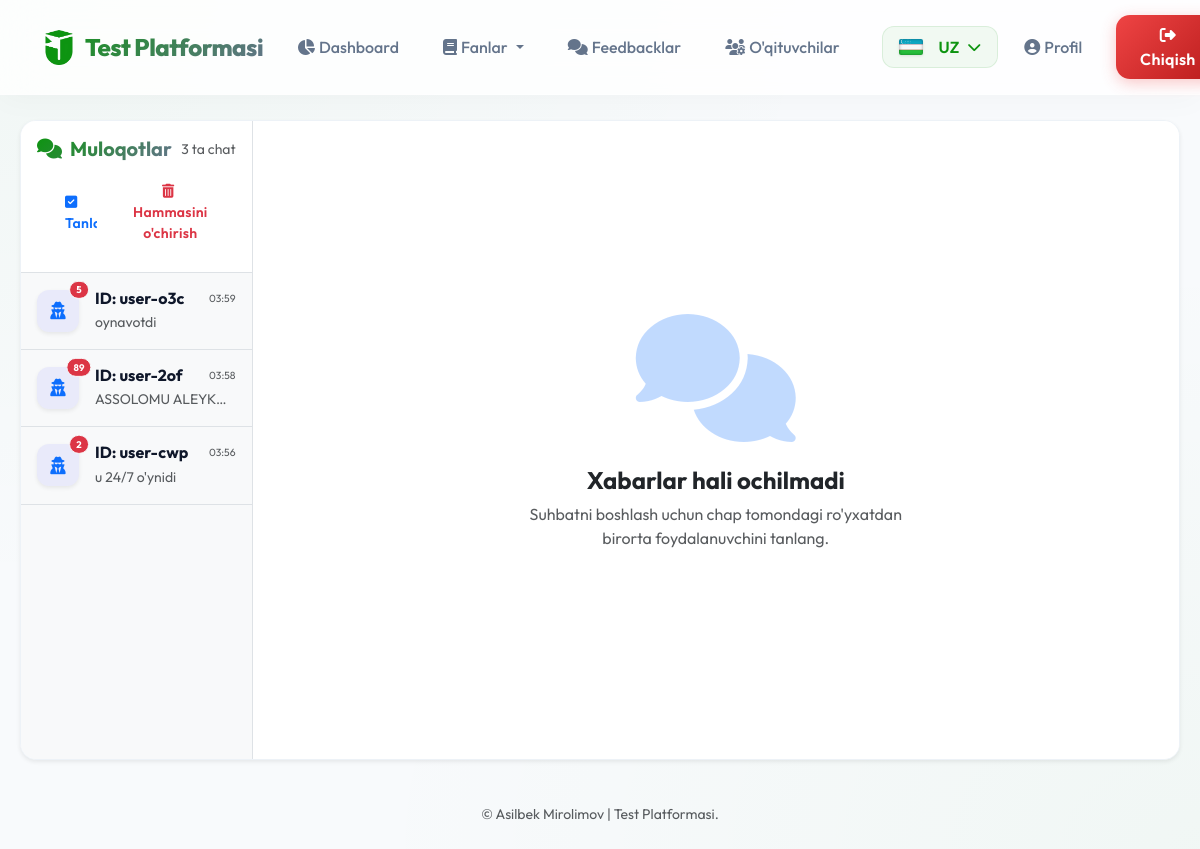
Screenshot of /admin/feedbacks (signed in) with the database file from the repository.
### models.py (models this page shows)
class Feedback(db.Model):
    id = db.Column(db.Integer, primary_key=True)
    user_uuid = db.Column(db.String(36), nullable=False)  # UUID for anonymity
    message = db.Column(db.Text, nullable=False)
    admin_response = db.Column(db.Text)
    sender = db.Column(db.String(10), default='student')  # 'student' | 'admin'
    text = db.Column(db.Text)
    is_read = db.Column(db.Boolean, default=False)
    created_at = db.Column(db.DateTime, default=datetime.utcnow)
    responded_at = db.Column(db.DateTime)

### routes/admin.py (the view)
@admin_bp.route('/feedbacks')
@admin_bp.route('/feedbacks/<user_uuid>')
@staff_required
def feedbacks(user_uuid=None):
    subquery = db.session.query(
        Feedback.user_uuid,
        func.max(Feedback.created_at).label('latest_msg')
    ).group_by(Feedback.user_uuid).subquery()
    conversations = db.session.query(Feedback).join(
        subquery, (Feedback.user_uuid == subquery.c.user_uuid) & (Feedback.created_at == subquery.c.latest_msg)
    ).order_by(Feedback.created_at.desc()).all()
    unread_counts = db.session.query(
        Feedback.user_uuid,
        func.count(Feedback.id)
    ).filter(Feedback.is_read == False).group_by(Feedback.user_uuid).all()
    unread_map = {u[0]: u[1] for u in unread_counts}
    active_messages = []
    if user_uuid:
        active_messages = Feedback.query.filter_by(user_uuid=user_uuid).order_by(Feedback.created_at.asc()).all()
        Feedback.query.filter_by(user_uuid=user_uuid, is_read=False).update({Feedback.is_read: True})
        db.session.commit()
    return render_template('admin_feedbacks.html',
                           conversations=conversations,
                           active_messages=active_messages,
                           active_uuid=user_uuid,
                           unread_map=unread_map)

### routes/admin.py (called while the page is built)
def staff_required(f):
    @wraps(f)
    def decorated_function(*args, **kwargs):
        is_ajax = request.headers.get('X-Requested-With') == 'XMLHttpRequest'
        if 'admin_id' not in session:
            if is_ajax or request.is_json:
                return jsonify({'success': False, 'error': _('Tizimga kirish talab qilinadi')}), 401
            return redirect(url_for('admin.login'))
        return f(*args, **kwargs)
    return decorated_function

@admin_bp.before_request
def require_login():
    if request.endpoint == 'admin.login':
        return
    if 'admin_id' not in session:
        return redirect(url_for('admin.login'))

### templates/admin_feedbacks.html (shortened to what this page needs)
{% extends "base.html" %}
{% block content %}
<div class="chat-wrapper bg-white shadow-sm rounded-4 overflow-hidden animate-fade-in">
    <div class="d-flex g-0 h-100">
        <div class="chat-sidebar border-end bg-light d-flex flex-column h-100" style="width:20%;min-width:220px;">
            <div class="p-3 border-bottom bg-white">
                <div class="d-flex align-items-center justify-content-between mb-2">
                    <h5 class="fw-bold mb-0 text-gradient d-flex align-items-center">
                        <i class="fas fa-comments me-2"></i> {{ _('Muloqotlar') }}
                    </h5>
                    <small class="text-muted">{{ conversations|length }} {{ _('ta chat') }}</small>
                </div>
                {% if session.admin_role == 'admin' %}
                <div class="d-flex gap-2">
                    <button type="button" class="btn btn-outline-primary btn-sm rounded-pill flex-grow-1" onclick="toggleSelectionMode()" id="selectModeBtn">
                        <i class="fas fa-check-square me-1"></i> {{ _('Tanlash') }}
                    </button>
                    <form method="post" action="{{ url_for('admin.clear_all_feedback') }}" class="flex-grow-1" onsubmit="return confirm('{{ _('Barcha chatlarni butunlay tozalab tashlamoqchimisiz? Bu amalni ortga qaytarib bolmaydi!') }}')">
                        <button type="submit" class="btn btn-outline-danger btn-sm rounded-pill w-100">
                            <i class="fas fa-trash-alt me-1"></i> {{ _('Hammasini o\'chirish') }}
                        </button>
                    </form>
                </div>
                {% endif %}
            </div>
            <div class="flex-grow-1 overflow-auto conversations-list">
                {% for conv in conversations %}
                <div class="d-flex align-items-center border-bottom conversation-item-wrapper">
                    <a href="{{ url_for('admin.feedbacks', user_uuid=conv.user_uuid) }}"
                        class="list-group-item list-group-item-action p-3 border-0 d-flex align-items-center gap-3 transition-all flex-grow-1 {{ 'active-conv' if active_uuid == conv.user_uuid }}">
                        <div class="avatar-wrapper position-relative">
                            <div class="avatar-circle bg-soft-primary text-primary shadow-sm">
                                <i class="fas fa-user-secret"></i>
                            </div>
                            {% if unread_map.get(conv.user_uuid) %}
                            <span
                                class="position-absolute top-0 start-100 translate-middle badge rounded-pill bg-danger border border-light animate-pulse"
                                style="font-size: 0.6rem;">
                                {{ unread_map.get(conv.user_uuid) }}
                            </span>
                            {% endif %}
                        </div>
                        <div class="flex-grow-1 overflow-hidden">
                            <div class="d-flex justify-content-between align-items-center mb-1">
                                <h6 class="fw-bold mb-0 text-truncate student-id">ID: {{ conv.user_uuid[:8] }}</h6>
                                <small class="text-muted" style="font-size: 0.65rem;">{{
                                    conv.created_at.strftime('%H:%M') }}</small>
                            </div>
                            <p class="small text-muted mb-0 text-truncate last-msg">{{ conv.text or conv.message or conv.admin_response }}</p>
                        </div>
                    </a>
                </div>
                {% else %}
                <div class="p-5 text-center text-muted">
                    <i class="fas fa-comment-slash fa-3x mb-3 opacity-25"></i>
                    <p class="small mb-0">{{ _('Hozircha chatlar yo\'q') }}</p>
                </div>
                {% endfor %}
            </div>
        </div>
        <div class="chat-main d-flex flex-column bg-white h-100" style="width:80%;">
            {% if active_uuid %}
            <div
                class="p-3 border-bottom d-flex align-items-center justify-content-between chat-header-sticky bg-white">
                <div class="d-flex align-items-center gap-3">
                    <div class="avatar-circle bg-soft-primary text-primary">
                        <i class="fas fa-user-secret"></i>
                    </div>
                    <div>
                        <h6 class="fw-bold mb-0">ID: {{ active_uuid }}</h6>
                        <small class="text-success d-flex align-items-center gap-1">
                            <span class="online-indicator"></span> {{ _('Aktiv') }}
                        </small>
                    </div>
                </div>
                {% if session.admin_role == 'admin' %}
                <div class="dropdown">
                    <button class="btn btn-light btn-sm rounded-circle" type="button" data-bs-toggle="dropdown">
                        <i class="fas fa-ellipsis-v"></i>
                    </button>
                    <ul class="dropdown-menu dropdown-menu-end shadow border-0">
                        <li>
                            <form method="post" action="{{ url_for('admin.clear_feedback', user_uuid=active_uuid) }}" onsubmit="return confirm('{{ _('Haqiqatan ham ushbu chatni tozalab tashlamoqchimisiz? Barcha xabarlar ochib ketadi.') }}')">
                                <button type="submit" class="dropdown-item text-danger w-100 text-start">
                                    <i class="fas fa-trash-alt me-2"></i> {{ _('Tozalash') }}
                                </button>
                            </form>
                        </li>
                    </ul>
                </div>
                {% endif %}
            </div>
            <div class="flex-grow-1 p-4 overflow-auto chat-container" id="chatMessages">
                {% for msg in active_messages %}
                    {% set sender = msg.sender or 'student' %}
                    {% set text = msg.text or (msg.message if sender == 'student' else msg.admin_response) %}
                    {% if sender == 'admin' %}
                    <div class="message-group admin-message mb-3">
                        <div class="d-flex align-items-end gap-2 justify-content-end w-100">
                            <div class="message-bubble admin-bubble px-3 py-2 rounded-4 shadow-sm text-white bg-primary">
                                <div class="message-content">{{ text }}</div>
                                <div class="message-meta text-end mt-1">
                                    <small class="text-white-50">{{ msg.created_at.strftime('%H:%M, %d-%m') }}</small>
                                </div>
                            </div>
                        </div>
                    </div>
                    {% else %}
                    <div class="message-group student-message mb-3">
                        <div class="d-flex align-items-end gap-2 justify-content-start w-100">
                            <div class="message-bubble bg-light px-3 py-2 rounded-4 shadow-sm">
                                <div class="message-content">{{ text }}</div>
                                <div class="message-meta text-end mt-1">
                                    <small class="text-muted">{{ msg.created_at.strftime('%H:%M, %d-%m') }}</small>
                                </div>
                            </div>
                        </div>
                    </div>
                    {% endif %}
                {% endfor %}
            </div>
            <div class="p-3 border-top bg-light">
                <form id="adminReplyForm"
                    class="d-flex gap-2 align-items-center"
                    method="post"
                    action="{{ url_for('admin.respond_feedback', user_uuid=active_uuid) }}">
                    <div class="flex-grow-1 bg-white rounded-pill px-4 py-1 d-flex align-items-center shadow-sm border">
                        <textarea id="replyTextarea" name="response"
                            class="form-control border-0 bg-transparent shadow-none"
                            placeholder="{{ _('Javobingizni yozing...') }}" required
                            style="resize: none; height: 40px; line-height: 25px;"></textarea>
                    </div>
                    <button
                        class="btn btn-primary rounded-circle shadow p-0 d-flex align-items-center justify-content-center"
                        type="submit" style="width: 50px; height: 50px;">
                        <i class="fas fa-paper-plane"></i>
                    </button>
                </form>
            </div>
            {% else %}
            <div
                class="h-100 d-flex flex-column align-items-center justify-content-center text-center p-5 animate-fade-in">
                <div class="illustration mb-4 opacity-25">
                    <i class="fas fa-comments fa-8x text-primary"></i>
                </div>
                <h4 class="fw-bold text-dark mb-2">{{ _('Xabarlar hali ochilmadi') }}</h4>
                <p class="text-muted max-w-400">
                    {{ _('Suhbatni boshlash uchun chap tomondagi ro\'yxatdan birorta foydalanuvchini tanlang.') }}
                </p>
            </div>
            {% endif %}
        </div>
    </div>
</div>
{% endblock %}

### templates/base.html (style rules this page uses)
:root { --primary: #0d9410; --primary-dark: #0a750c; --secondary: #64748b; --success: #10b981; --danger: #ef4444; --warning: #f59e0b; --dark: #0f172a; --light: #f8fafc; --glass: rgba(255, 255, 255, 0.9); --glass-border: rgba(255, 255, 255, 0.2); --shadow: 0 10px 40px -10px rgba(0, 0, 0, 0.1); }
body { font-family: 'Outfit', sans-serif; background: #f8fafc; background-image: radial-gradient(at 0% 0%, rgba(13, 148, 16, 0.03) 0px, transparent 50%), radial-gradient(at 100% 100%, rgba(13, 148, 16, 0.03) 0px, transparent 50%); background-attachment: fixed; min-height: 100vh; color: var(--dark); }
.btn { border-radius: 14px; padding: 12px 28px; font-weight: 600; letter-spacing: 0.3px; transition: all 0.3s cubic-bezier(0.4, 0, 0.2, 1); border: none; position: relative; overflow: hidden; }

### templates/admin_feedbacks.html (style rules this page uses)
.chat-wrapper { height: min(80vh, 800px); border: 1px solid #edf2f7; background: #fdfdfd; }
.chat-sidebar { background: #f8fafc; }
.avatar-circle { width: 42px; height: 42px; border-radius: 12px; display: flex; align-items: center; justify-content: center; flex-shrink: 0; font-size: 1.1rem; }
.bg-soft-primary { background: rgba(99, 102, 241, 0.1); }
.animate-fade-in { animation: fadeIn 0.4s ease-out; }
.animate-pulse { animation: pulse 2s infinite; }
.max-w-400 { max-width: 400px; }
.text-gradient { background: linear-gradient(135deg, var(--primary), var(--secondary)); -webkit-background-clip: text; background-clip: text; -webkit-text-fill-color: transparent; }

### rows the page displays
Feedback: get "5", user_uuid "user-o3c", created_at "03:59", text "oynavotdi"
Feedback: get "89", user_uuid "user-2of", created_at "03:58", text "ASSOLOMU ALEYKU…"
Feedback: get "2", user_uuid "user-cwp", created_at "03:56", text "u 24/7 o'ynidi"

### other values shown
{{ conversations|length }} "3"
{{ site_name }} "Test Platformasi"
